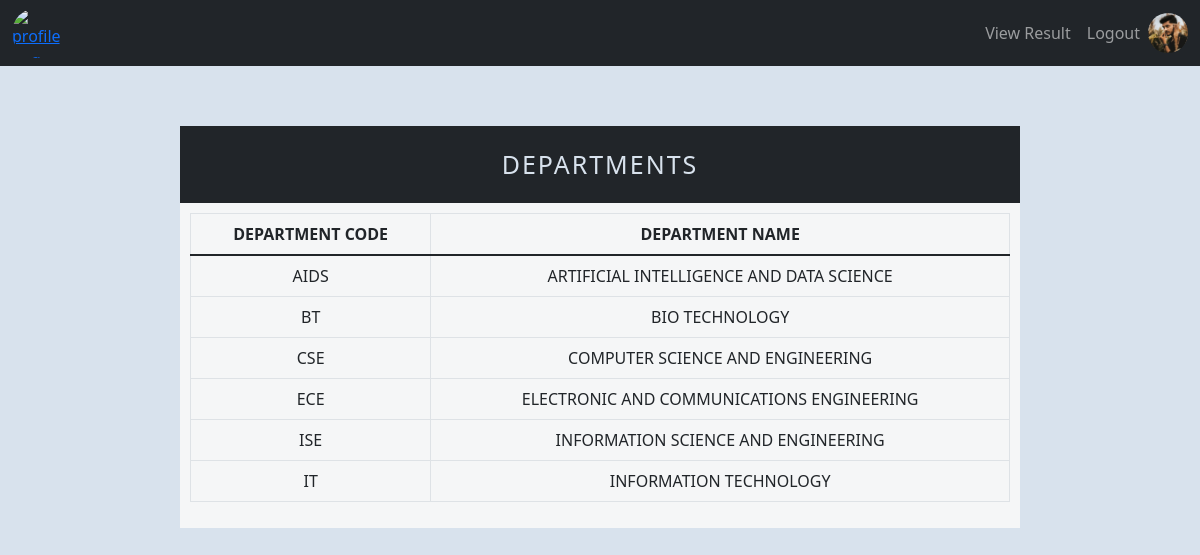
The app's page /dept (signed in), older data.
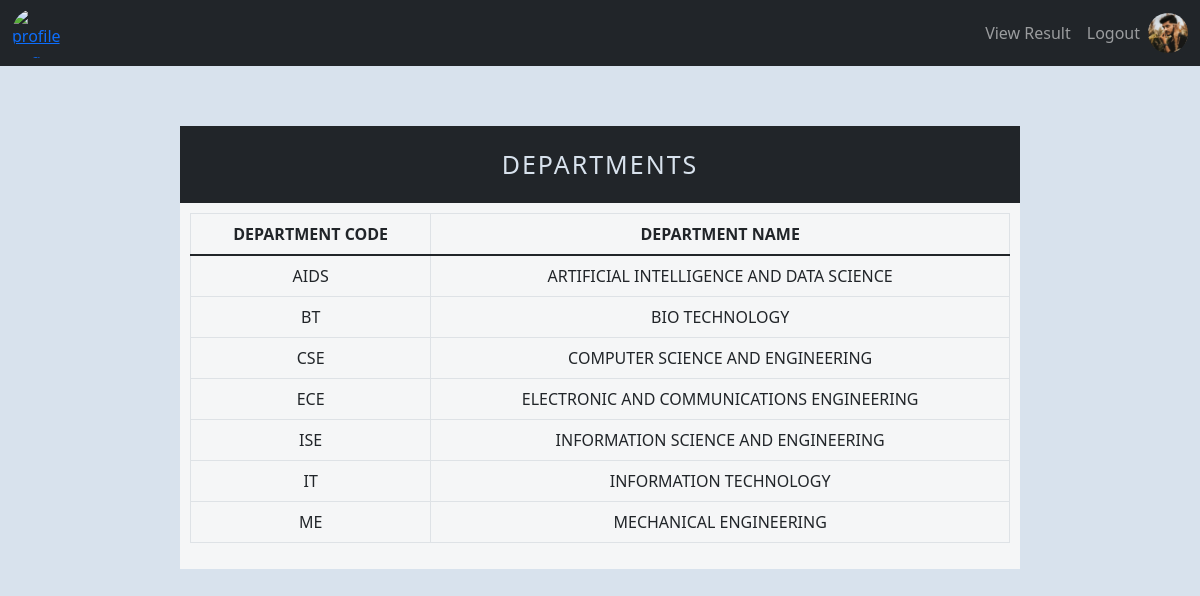
The same page, newer data.
### users/models.py (models this page shows, shortened)
class Profile(models.Model):
    roles_type=(
        ('admin','admin_user'),
        ('student','student_user')
    )
    gender_type=(
        ('M','Male'),
        ('F','Female')
    )
    user=models.OneToOneField(User,on_delete=models.CASCADE,null=True,blank=True)
    name=models.CharField(max_length=200)
    role=models.CharField(max_length=100,choices=roles_type)
    roll_no=models.CharField(max_length=15,unique=True)
    dept=models.ForeignKey(Department,on_delete=models.CASCADE,blank=True,null=True)
    batch=models.IntegerField(default=datetime.date.today().year, choices=year_choices())
    profile_img=models.ImageField(null=False,blank=False,upload_to='profiles/',default='profiles/user-default.jpg')
    address=models.TextField(null=True,blank=True)
    dob=models.DateField(null=True)
    gender=models.CharField(max_length=10,choices=gender_type,null=True)
    mobile=models.IntegerField(null=True)
    verified=models.BooleanField(null=True,blank=True)
    created=models.DateTimeField(auto_now_add=True)
    id=models.UUIDField(default=uuid.uuid4,unique=True,primary_key=True,editable=False)
    class Meta:
        ordering=['-batch','dept','roll_no','verified']

class Department(models.Model):
    name=models.CharField(max_length=200,unique=True)
    dept_expansion=models.CharField(max_length=200,unique=True,null=True)
    created=models.DateTimeField(auto_now_add=True)
    id=models.UUIDField(default=uuid.uuid4,unique=True,primary_key=True,editable=False)
    class Meta:
        ordering=['name']

### users/views.py (the view)
# urls.py: path('dept',views.dept,name='dept'),
def dept(request):
    depts=Department.objects.all()
    context={'depts':depts}
    return render(request,'users/dept.html',context)

### users/templates/users/dept.html (shortened to what this page needs)
{% extends 'main.html' %}
{% block content %}
<br>
      <div class="container" style="width: 70%; background-color:#212529;  align-items:center; text-align:center; padding:20px 0 3px 0; margin-top:3%;">
            <p class="text-uppercase font-weight-light" style="color:#d8e2ed;  font-weight:lighter; font-size:25px; letter-spacing: 2px; ">Departments</p>
      </div>
      <div class="container" style="width: 70%; background-color:#f5f6f7;  align-items:center; text-align:center; padding:10px; " >
        <table class="table table-bordered">
            <thead>
                <tr>
                  <th class="text-uppercase" scope="col">Department code</th>
                  <th class="text-uppercase" scope="col">Department name</th>
                </tr>
              </thead>
              <tbody>
                {% for dept in depts %}
                <tr>
                  <td class="text-uppercase">{{dept.name}}</td>
                  <td class="text-uppercase">{{dept.dept_expansion}}</td>
                </tr>
                {% endfor %}
              </tbody>
        </table>
      </div>
{% endblock %}

### templates/main.html (shortened to what this page needs)
<!DOCTYPE html>
{% load static %}
<html lang="en">
<head>
    <link href="https://cdn.jsdelivr.net/npm/bootstrap@5.1.3/dist/css/bootstrap.min.css" rel="stylesheet">
    <link href="{% static 'css/css/all.css' %}" rel="stylesheet">
</head>
<body style="background-color: #d8e2ed; padding:0%;">
      {% include 'navbar.html' %}
      {% block content %}
      {% endblock %}
</body>
</html>

### templates/navbar.html (shortened to what this page needs)
{% load static %}
<nav class="navbar  navbar-expand-lg navbar-dark bg-dark ">
    <div class="container-fluid" style="height: 50px;">
      <a href="{% url 'home' %}"><img src="{% static 'images/kct-logo.png' %}" alt="profile img" class="mx-auto d-block rounded-circle" alt="demo" style="width: 50px; height: 50px; object-fit:cover; margin-left:15px;">
      <div class="collapse navbar-collapse" id="navbarNavDropdown" style="width: 100%; color:#212529" >
        <ul class="navbar-nav" style="margin-left: auto;">
        {% if request.user.is_authenticated %}
            {% if request.user.profile.role == 'admin' %}
              {% if request.user.profile.verified == True %}
                  <li class="nav-item">
                    <a class="nav-link" aria-current="page" href="{% url 'dept' %}">Departments</a>
                  </li>
                  <li class="nav-item">
                    <a class="nav-link" href="{% url 'subject' %}">Subjects</a>
                  </li>
                  <li class="nav-item">
                    <a class="nav-link" href="{% url 'semester' %}">Semesters</a>
                  </li>
                  <li class="nav-item">
                    <a class="nav-link" href="{% url 'student_result_home' %}">Results</a>
                  </li>
                  <li class="nav-item">
                    <a class="nav-link" href="{% url 'dept_sem_papers' %}">Semester and its subjects</a></li>
                  </li>
                  <li class="nav-item">
                    <a class="nav-link" href="{% url 'students' %}">Students</a></li>
                  </li>
                    <li class="nav-item">
                      <a class="nav-link" href="{% url 'admin_users' %}">admins</a>
                    </li>
              {% endif %}
              {% else %}
              <li class="nav-item">
                <a class="nav-link" href="{% url 'my_results' %}">View Result</a>
              </li>
            {% endif %}
            <li class="nav-item">
              <a class="nav-link" href="{% url 'logout' %}">Logout</a></li>
            {% if request.user.profile %}
              <li class="nav-item">
                <a href="{% url 'my_account' %}"><img src="{{request.user.profile.profile_img.url}}" alt="profile img" class="mx-auto d-block rounded-circle" alt="demo" style="width: 40px; height: 40px; object-fit:cover; margin-left:15px;">
                </a>
              </li>
            {% endif %}
        {% endif %}
        </ul>
      </div>
    </div>
  </nav>

Row changes from the older to the newer data that the page shows:
added Department: name "ME", dept_expansion "MECHANICAL ENGINEERING"
